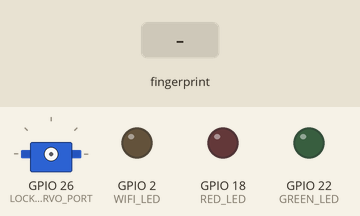
Bench run of a sketch on a simulated ESP32. On the bench: servo, output pins drawn as LEDs (lit = HIGH). The test bench sets the inputs (shaded band). WiFi joins after 1.5 s; servers stay silent unless stated; uploads are accepted with an empty reply; what the sketch prints to the serial monitor is not drawn.

Above: at 0.1 s.
At 2.2 s:
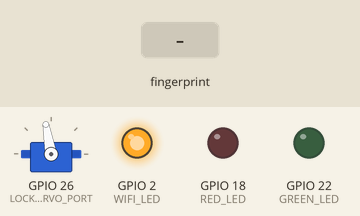
2.3 s: finger stored as number 1 placed on the sensor
At 3.7 s:
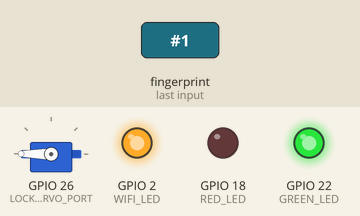
Timing chart, 0 to 9.4 s (numbered marks = the images above; inputs shaded):
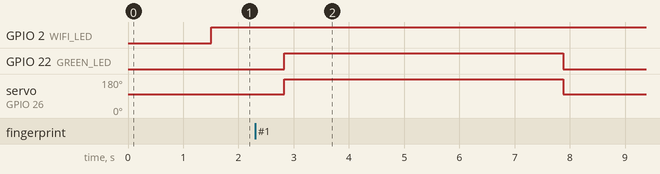

The sketch:

stable.ino
```cpp
#include <WiFi.h>
#include <IPAddress.h>
#include <HTTPClient.h>

#include <Adafruit_Fingerprint.h>
#include <ESP32Servo.h>

#define MAX_LISTENERS 20

#define WIFI_SSID "IFMG_Servidores"
#define WIFI_PASSWORD NULL

#define WIFI_LED 2
#define RED_LED 18
#define GREEN_LED 22

#define LOCK_SERVO_PORT 26
#define LOCK_SERVO_OPENED 250 // ELE NO TOPO
#define LOCK_SERVO_CLOSED 100 // ELE PRA BAIXO

#define PUSH_BUTTON 15

Adafruit_Fingerprint finger = Adafruit_Fingerprint(&Serial2);
Servo lockServo;

TaskHandle_t WifiTask;

typedef void (*Callable)();

typedef struct {
  Callable function;
  int interval;
  int execute;
  bool repeat;
} Schedule;

Schedule schedules[MAX_LISTENERS];

void open () {
  lockServo.write(LOCK_SERVO_OPENED);
  digitalWrite(GREEN_LED, HIGH);
  addSchedule(close, 5, false);
}

void disableAlert () {
  digitalWrite(RED_LED, LOW);
}

void alert () {
  digitalWrite(RED_LED, HIGH);
  addSchedule(disableAlert, 5, false);
}

void close () {
  lockServo.write(LOCK_SERVO_CLOSED);
  digitalWrite(GREEN_LED, LOW);
}


void fingerManager() {
  int result = finger.getImage();
  if (result == FINGERPRINT_OK) {
    Serial.println(F("Nova ocorrencia de dedo!"));
    if (finger.image2Tz() != FINGERPRINT_OK) {
      Serial.println(F("Erro na conversão da imagem!"));
      return;
    }

    if (finger.fingerFastSearch() != FINGERPRINT_OK) {
      Serial.println(F("Dedo não encontrado!"));
      alert();
      return;
    }

    sendRequest(getName(finger.fingerID), true /* VERIFICAR PUSH BUTTON */, 308);
    Serial.println("Digital de " + getName(finger.fingerID) + " encontrada!");

    open();

    return;
  }
}

bool sendRequest(String name, bool took, int port) {
  HTTPClient http;

  http.begin("https://docs.google.com/forms/d/e/1FAIpQLSczsF3e2sIlJW1pv5M4xh0arTnAgQu9jG1RlhVZYEeMOv-adA/formResponse?ifq&entry.669983157=" + name + "&entry.1164638721=" + (took ? "Pegou" : "Guardou") + "%20a%20chave%20" + String(port) + "&submit=Submit");

  int httpCode = http.GET();

  Serial.printf("[HTTP] Status Code: %d\n", httpCode);

  if (httpCode <= 0) {
    Serial.printf("[HTTP] A requisição GET falou, erro: %s\n", http.errorToString(httpCode).c_str());
  }

  http.end();
  return true;
}

String getName(int number) {
  String nomes[] = { "Miguel%20Pinheiro", "Miguel%20BOB", "Raissa", "Roniery", "Leandro", "Gustavo", "Julia" };
  if (number > ((sizeof(nomes) / sizeof(nomes[0])) - 1) || number < 1) {
    return "Desconhecido";
  }
  return nomes[number - 1];
}


void setup() {
  Serial.begin(115200);
  Serial.println(F("Inicializando"));

  xTaskCreatePinnedToCore(wifiHandler, "wifiHandler", 4096, NULL, 1, &WifiTask, 0);

  pinMode(RED_LED, OUTPUT);
  pinMode(GREEN_LED, OUTPUT);

  Serial.println(F("Iniciando sensor de impressão digital..."));
  finger.begin(57600);
  if (finger.verifyPassword()) {
    Serial.println(F("Sensor de impressão digital encontrado!"));
  } else {
    Serial.println(F("Não foi possível encontrar o sensor de impressão digital :("));
    return;
  }

  Serial.println(F("Iniciando servo..."));

  lockServo.attach(LOCK_SERVO_PORT);
  lockServo.write(LOCK_SERVO_CLOSED);

  Serial.println(F("OK!"));
}


void loop() {
  fingerManager();
  schedule(); // ATUALIZAR TAREFAS
  delay(10);
}

void wifiHandler (void * parameter ) {
  pinMode(WIFI_LED, OUTPUT);

  Serial.print("Conectando-se ao Wi-Fi");
  WiFi.begin(WIFI_SSID, WIFI_PASSWORD, 6);

  while (WiFi.status() != WL_CONNECTED) {
    delay(100);
    Serial.print(".");
  }
  Serial.println(" Conectado!");

  while (true) {
    switch (WiFi.status()) {
      case WL_CONNECTED:
        digitalWrite(WIFI_LED, HIGH);
        break;
      case WL_NO_SSID_AVAIL:
        Serial.println(F("Rede não encontrada"));
        break;
      case WL_CONNECT_FAILED:
      case WL_CONNECTION_LOST:
      case WL_DISCONNECTED:
        digitalWrite(WIFI_LED, LOW);
        Serial.println(F("Reconectando..."));
        //WiFi.reconnect();
        break;
      default:
        Serial.println(F("Rede ociosa..."));
        break;
    }
    delay(1000);
  }
}


void addSchedule (
  Callable function,
  int interval,
  bool repeat
) {
  const int now = millis();
  const Schedule newSchedule = {function, interval, (interval * 1000) + now, repeat};

  for (int i = 0; i < MAX_LISTENERS; i++) {
    const Schedule currentSchedule = schedules[i];

    if(currentSchedule.interval == 0 || currentSchedule.execute <= now) {
      schedules[i] = newSchedule;
      return;
    }
  }

  Serial.println("O número de MAX_LISTENERS foi excedido. Caso necessário aumente o número!");
}

void schedule () {
  int now = millis();

  for (int i = 0; i < MAX_LISTENERS; i++) {
    const Schedule currentSchedule = schedules[i];
    if(currentSchedule.interval && currentSchedule.execute <= now) {
      currentSchedule.function(); // TODO: ADD ARGUMENTS
      schedules[i] = {};
      if(currentSchedule.repeat) {
        addSchedule(
          currentSchedule.function,
          currentSchedule.interval,
          currentSchedule.repeat
        );
        return;
      }
    }
  }
}
```

Measured:
- after the input at 2.3 s, GPIO 22 (GREEN_LED): LOW → HIGH after 0.52 s, → LOW 5.1 s later; servo on GPIO 26 (LOCK_SERVO_PORT): 100° → 180° after 0.52 s, → 100° 5.1 s later
